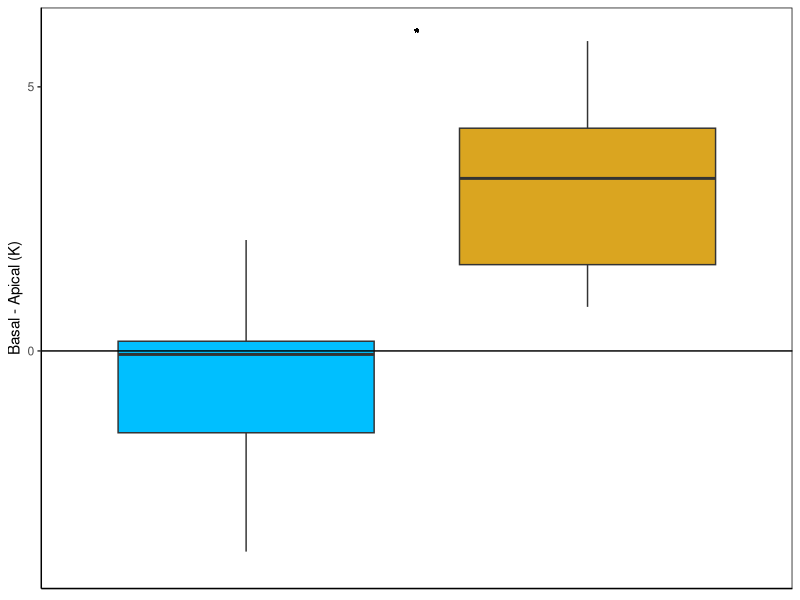
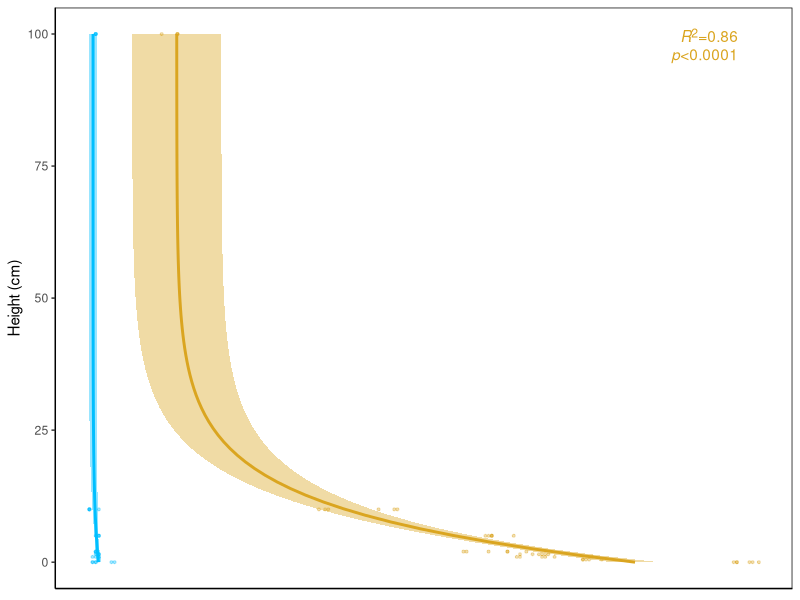
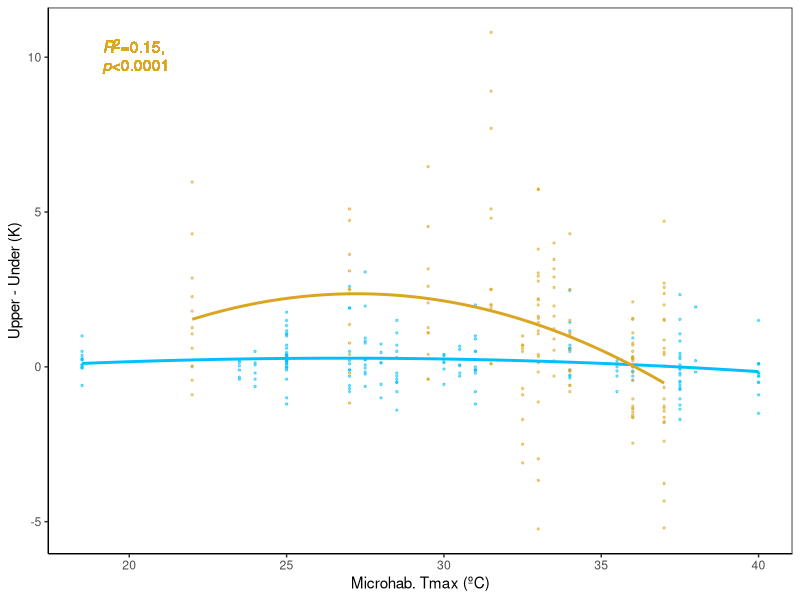
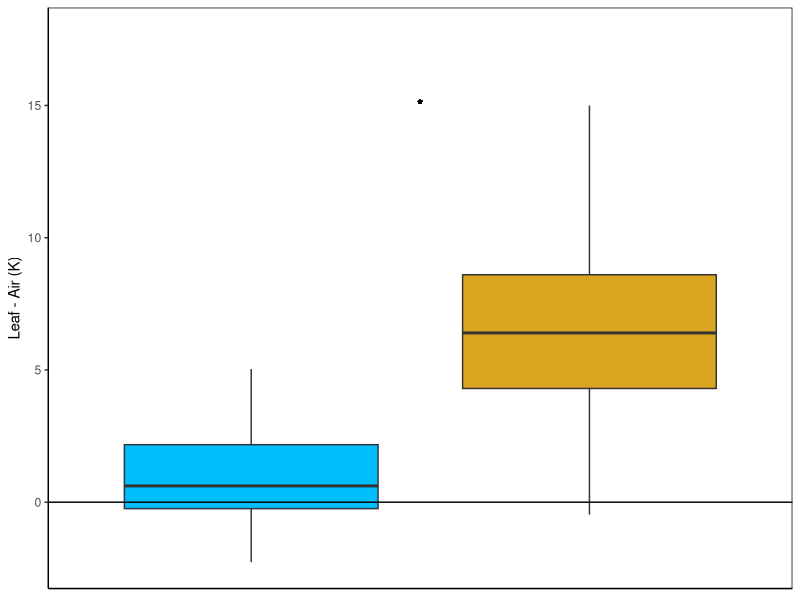
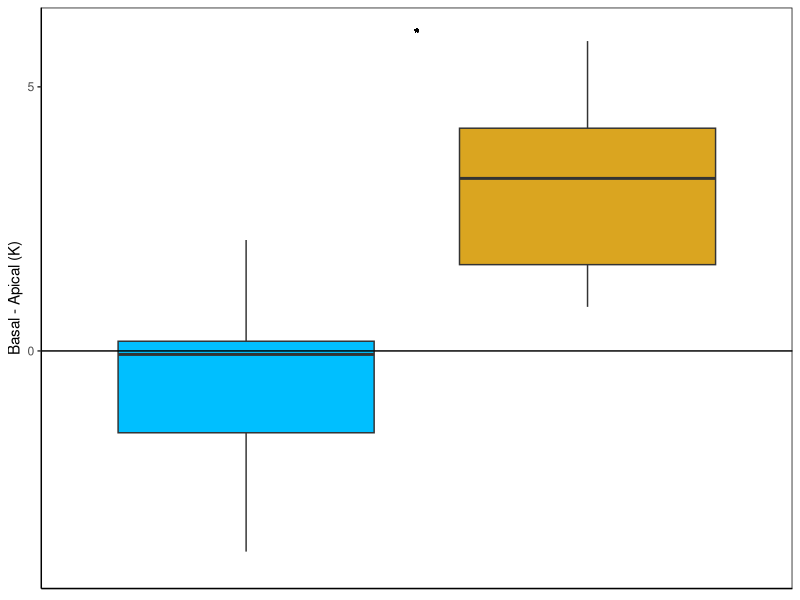
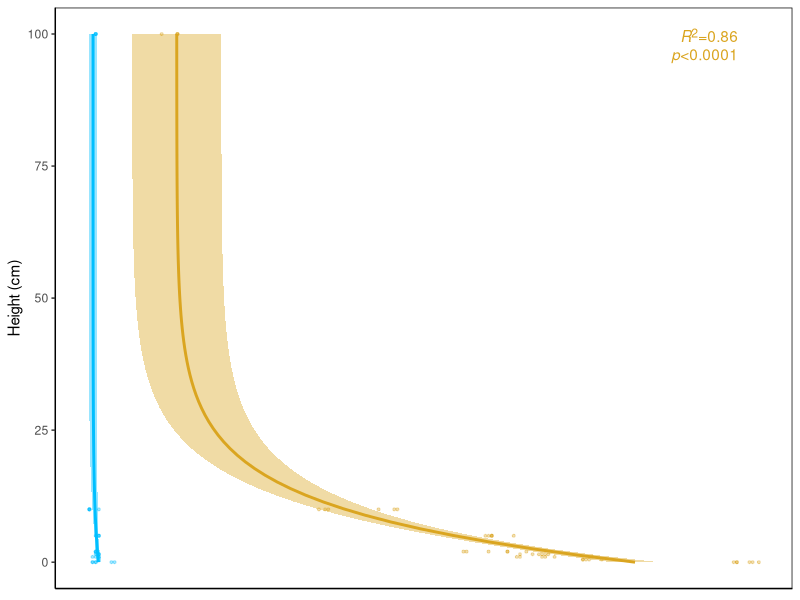
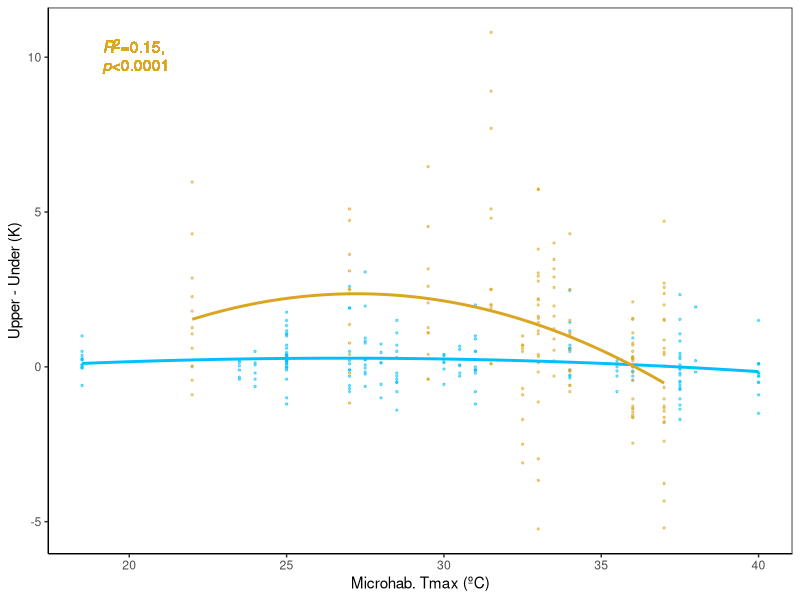
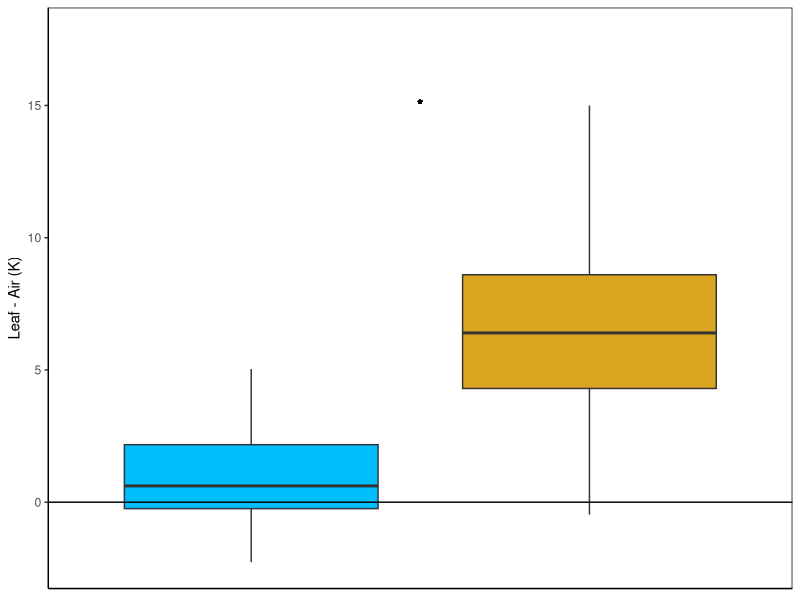

Source code (R) for these figures, in order:
############
## Fig. 3 ##
############

# Packages ----------------------------------------------------------------
library(tidyverse)
library(ggtext)
library(broom)
library(readxl)


# Data --------------------------------------------------------------------
## Field campaign data at the host plant level
data.plants <- read.csv("data/data_plants.csv")
## Field campaign data at the foliar level
data.leaves <- read.csv("data/data_leaves.csv")
## Thermal records from the ground
soilgrad <- read_excel ("data/feedbacks_united_2019.05.07.xlsx")


theme_set(theme_classic())

# b1: basal leaf - apical leaf --------------------------------------------
dif_ba_data <- data.leaves %>%
  filter(site == "AE") %>% 
  left_join(data.plants) %>% 
  group_by(site, microhabitat, jday) %>%
  mutate(nleaftype = n_distinct(leaf_type)) %>%
  filter (leaf_type %in% c("b", "m", "a"),
          nleaftype == 3,
          stem_length > 0) %>% 
  group_by(site, microhabitat, jday, leaf_type, ind) %>% 
  summarise(obv_temp = mean(obv_temp, na.rm = T)) %>%
  pivot_wider(names_from = leaf_type,
              values_from = obv_temp) %>% 
  mutate(bm = b - m,
         ba = b - a,
         ma =  m - a) %>% 
  pivot_longer(cols = bm:ma,
               names_to = "diff_type",
               values_to = "diff_obv_temp") %>% 
  filter(diff_type == "ba", !is.na(diff_obv_temp)) %>% 
  mutate(
    Microhabitat = factor(microhabitat,
                          levels = c("C", "SC", "SO", "O")),
    Microhabitat = if_else(microhabitat %in% c("SO", "SC"),
                           "SO+SC", microhabitat),
    Microhabitat = factor(Microhabitat,
                          levels = c("C", "SO+SC", "O"))
  ) %>% 
  filter(Microhabitat != "C")

dif_ba_test <- dif_ba_data %>% 
  lm(diff_obv_temp ~ Microhabitat, data = .) %>% 
  # tidy() %>% 
  # filter(term == "MicrohabitatO") %>% 
  glance() %>% 
  mutate(pval = if_else(round(p.value, 2)<= 0.05, "*", "")) %>% 
  select(pval) %>% 
  unlist()
  

(dif_ba_plot <- dif_ba_data %>%
  ggplot(aes(x = Microhabitat, y = diff_obv_temp, fill = Microhabitat)) +
  geom_boxplot(outlier.shape = NA) +
  geom_hline(aes(yintercept = 0)) +
  geom_text(aes(x = 1.5, y = 6, label = dif_ba_test)) +
  scale_fill_manual(values = c("deepskyblue", "goldenrod")) +
  scale_y_continuous(breaks = c(0, 5), limits = c(-4, 6)) +
  labs(y = "Basal - Apical (K)") +
  guides(fill = "none") +
  theme(axis.title.x = element_blank(),
        axis.text.x = element_blank(),
        axis.ticks.x = element_blank(),
        panel.background = element_rect(color = "black")))

ggsave(filename = "figures/fig4_b1.svg",
       plot = dif_ba_plot,
       width = 5,
       height = 5,
       units = "cm",
       dpi = 600)



# b2: temperature change from the ground ----------------------------------

soilabs_model <- soilgrad %>%
  filter(site == "AE", rad == "R", wind == "NW")  %>% 
  lm (formula =  temp ~ sinh (0.1*(100 - height)), data = .) %>% 
  summary() %>% 
  glance() %>% 
  select(r.squared, p.value) %>% 
  mutate(rsq = round(r.squared, 2),
         pval = round(p.value, 4)) %>% 
  mutate (pval = if_else(pval == 0, "<0.0001", paste ("=", pval)),
          lab = paste0("*R*<sup>2</sup>=", rsq, "<br>*p*", pval))  


(soilabs_plot <- soilgrad %>%
  filter((site == "AE"))  %>% 
  unite (col = "rad_wind", rad, wind, sep = "+", remove = F) %>% 
  mutate (rad_wind = factor (rad_wind,
                             levels = c("R+NW", "NR+W"))) %>% 
  filter (!is.na (rad_wind)) %>% 
  ggplot (aes (y = temp, x = height)) +
  geom_point (aes (color = rad_wind), size = 0.7, alpha = 0.35) +
  geom_smooth (aes (color = rad_wind, fill = rad_wind),
               method = "lm",
               formula = y ~ sinh (0.1*(100 - x))) +
  scale_color_manual (aesthetics = c("colour", "fill"),
                      values = c ("goldenrod", "deepskyblue"))  +
    geom_richtext(x = 102,
                  y = 47,
                  label = soilabs_model$lab[1],
                  hjust = 1,
                  vjust = 1,
                  color = "goldenrod",
                  label.color = NA) +
  labs (y = "Temperature (ºC)",
        x = "Height (cm)") +
  guides(color = "none", fill = "none") +
  coord_flip() +
  theme (axis.title.x = element_blank(),
         axis.text.x = element_blank(),
         axis.ticks.x = element_blank(),
         panel.background = element_rect(color = "black")))

ggsave(filename = "figures/fig4_b2.svg",
       plot = soilabs_plot,
       width = 5,
       height = 5,
       units = "cm",
       dpi = 600)


# c2: leaf side vs microhabitat temperature -------------------------------

obvrev_temp <- data.leaves %>% 
  mutate(dif_temp = obv_temp - rev_temp,
         Microhabitat = factor(microhabitat,
                               levels = c("C", "SC", "SO", "O")),
         Microhabitat = if_else(Microhabitat %in% c("SO", "SC"),
                                "SO+SC", microhabitat),
         Microhabitat = factor(Microhabitat,
                               levels = c("C", "SO+SC", "O"))) %>% 
  filter(Microhabitat != "C", site == "AE",
         !is.na(dif_temp), !is.na(SENS_TX)) 

obvrev_fit <- obvrev_temp %>%
  filter(Microhabitat == "O") %>% 
  lm(dif_temp ~ poly(SENS_TX, 2), data = .) %>% 
  glance() %>% 
  mutate(rsq = round(r.squared, 2),
         pval = if_else(p.value < 0.0001,
                        "<0.0001",
                        as.character(round(p.value, 2))),
         fit = paste0("<i>R</i><sup>2</sup>=", rsq,
                      ",<br><i>p</i>", pval))


(obvrev_tmax <- obvrev_temp %>% 
  ggplot(aes(x = SENS_TX, y = dif_temp, color = Microhabitat)) +
  geom_point(alpha = 0.5, size = 0.5) +
  geom_smooth(se = F, method = "lm", formula = y ~ poly(x, 2)) +
  geom_richtext(aes(x = 19, y = 10, label = obvrev_fit$fit[1]),
                fill = NA, label.color = NA, hjust = 0,
                color = "goldenrod") +
  scale_color_manual(values = c("SO+SC" = "deepskyblue",
                                "O" = "goldenrod"),
                     name = "Microhabitat") +
  labs(x = "Microhab. Tmax (ºC)",
       y = "Upper - Under (K)") +
  guides(color = "none") +
  theme(panel.background = element_rect(color = "black")))


ggsave(filename = "figures/fig4_c2.svg",
       plot = obvrev_tmax,
       width = 5,
       height = 5,
       units = "cm",
       dpi = 600)


# c3: leaf - air ----------------------------------------------------------
leafair <- data.leaves %>% 
   left_join(data.plants) %>% 
   mutate(Microhabitat = factor(microhabitat,
                                levels = c("C", "SC", "SO", "O")),
          Microhabitat = if_else(Microhabitat %in% c("SO", "SC"),
                                 "SO+SC", microhabitat),
          Microhabitat = factor(Microhabitat,
                                levels = c("C", "SO+SC", "O")),
          thermal_offset = obv_temp - air_temp) %>% 
   filter(site == "AE", Microhabitat != "C")

leafair.test <- leafair %>% 
  lm(thermal_offset ~ Microhabitat, data = .) %>% 
  glance() %>% 
  mutate(ast = if_else(p.value <= 0.05, "*", ""))

(leafair.plot <- leafair %>% 
  ggplot(aes(y = thermal_offset, x = Microhabitat, fill = Microhabitat)) +
  geom_boxplot(outlier.shape = NA) +
  scale_fill_manual(values = c("deepskyblue", "goldenrod")) +
  geom_hline(aes(yintercept = 0)) +
  geom_text(x = 1.5, y = 15, label = leafair.test$ast[1]) +
  labs(y = "Leaf - Air (K)") +
  guides(fill = "none") +
    theme (axis.title.x = element_blank(),
           axis.text.x = element_blank(),
           axis.ticks.x = element_blank(),
           panel.background = element_rect(color = "black")))


ggsave(filename = "figures/fig4_c3.svg",
       plot = leafair.plot,
       width = 5,
       height = 5,
       units = "cm",
       dpi = 600)
